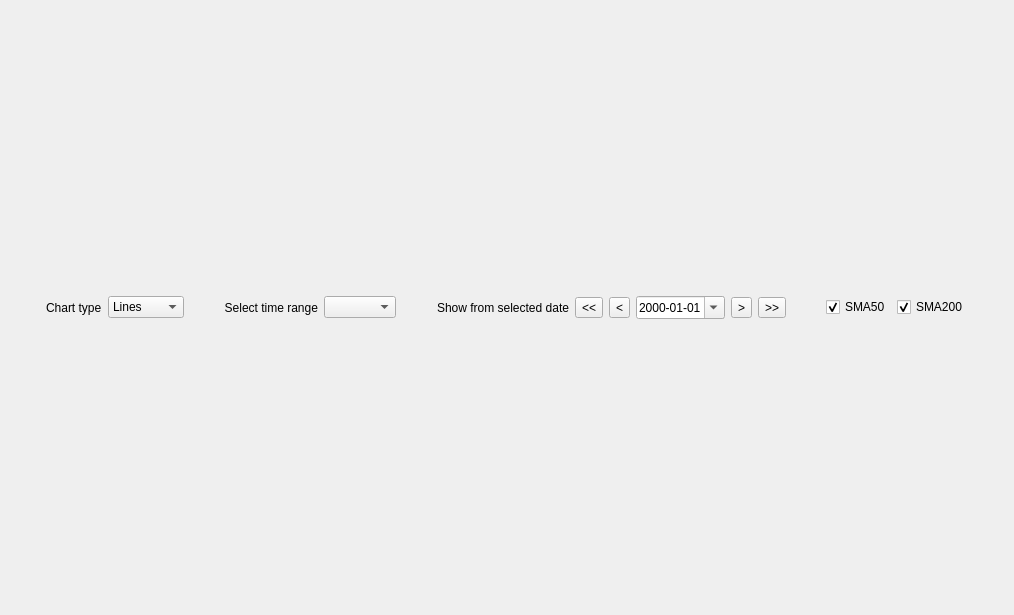
<?xml version="1.0" encoding="UTF-8"?>
<ui version="4.0">
 <class>wdgProductHistoricalChart</class>
 <widget class="QWidget" name="wdgProductHistoricalChart">
  <property name="geometry">
   <rect>
    <x>0</x>
    <y>0</y>
    <width>1014</width>
    <height>615</height>
   </rect>
  </property>
  <layout class="QVBoxLayout" name="verticalLayout">
   <item>
    <layout class="QHBoxLayout" name="horizontalLayout_3">
     <item>
      <spacer name="horizontalSpacer_2">
       <property name="orientation">
        <enum>Qt::Horizontal</enum>
       </property>
       <property name="sizeHint" stdset="0">
        <size>
         <width>40</width>
         <height>20</height>
        </size>
       </property>
      </spacer>
     </item>
     <item>
      <layout class="QHBoxLayout" name="horizontalLayout_2">
       <item>
        <widget class="QLabel" name="label_2">
         <property name="text">
          <string>Chart type</string>
         </property>
        </widget>
       </item>
       <item>
        <widget class="QComboBox" name="cmbChartType">
         <property name="currentIndex">
          <number>0</number>
         </property>
         <item>
          <property name="text">
           <string>Lines</string>
          </property>
         </item>
         <item>
          <property name="text">
           <string>Candles</string>
          </property>
         </item>
        </widget>
       </item>
      </layout>
     </item>
     <item>
      <spacer name="horizontalSpacer">
       <property name="orientation">
        <enum>Qt::Horizontal</enum>
       </property>
       <property name="sizeHint" stdset="0">
        <size>
         <width>40</width>
         <height>20</height>
        </size>
       </property>
      </spacer>
     </item>
     <item>
      <layout class="QHBoxLayout" name="horizontalLayout_4">
       <item>
        <widget class="QLabel" name="label_3">
         <property name="text">
          <string>Select time range</string>
         </property>
         <property name="alignment">
          <set>Qt::AlignRight|Qt::AlignTrailing|Qt::AlignVCenter</set>
         </property>
        </widget>
       </item>
       <item>
        <widget class="QComboBox" name="cmbOHCLDuration"/>
       </item>
      </layout>
     </item>
     <item>
      <spacer name="horizontalSpacer_3">
       <property name="orientation">
        <enum>Qt::Horizontal</enum>
       </property>
       <property name="sizeHint" stdset="0">
        <size>
         <width>40</width>
         <height>20</height>
        </size>
       </property>
      </spacer>
     </item>
     <item>
      <layout class="QHBoxLayout" name="horizontalLayout">
       <item>
        <widget class="QLabel" name="label">
         <property name="text">
          <string>Show from selected date</string>
         </property>
         <property name="alignment">
          <set>Qt::AlignRight|Qt::AlignTrailing|Qt::AlignVCenter</set>
         </property>
        </widget>
       </item>
       <item>
        <widget class="QToolButton" name="cmdFromLeftMax">
         <property name="text">
          <string>&lt;&lt;</string>
         </property>
        </widget>
       </item>
       <item>
        <widget class="QToolButton" name="cmdFromLeft">
         <property name="text">
          <string>&lt;</string>
         </property>
        </widget>
       </item>
       <item>
        <widget class="QDateEdit" name="dtFrom">
         <property name="alignment">
          <set>Qt::AlignRight|Qt::AlignTrailing|Qt::AlignVCenter</set>
         </property>
         <property name="displayFormat">
          <string>yyyy-MM-dd</string>
         </property>
         <property name="calendarPopup">
          <bool>true</bool>
         </property>
        </widget>
       </item>
       <item>
        <widget class="QToolButton" name="cmdFromRight">
         <property name="text">
          <string>&gt;</string>
         </property>
        </widget>
       </item>
       <item>
        <widget class="QToolButton" name="cmdFromRightMax">
         <property name="text">
          <string>&gt;&gt;</string>
         </property>
        </widget>
       </item>
      </layout>
     </item>
     <item>
      <spacer name="horizontalSpacer_5">
       <property name="orientation">
        <enum>Qt::Horizontal</enum>
       </property>
       <property name="sizeHint" stdset="0">
        <size>
         <width>40</width>
         <height>20</height>
        </size>
       </property>
      </spacer>
     </item>
     <item>
      <widget class="QCheckBox" name="chkSMA50">
       <property name="text">
        <string>SMA50</string>
       </property>
       <property name="checked">
        <bool>true</bool>
       </property>
      </widget>
     </item>
     <item>
      <widget class="QCheckBox" name="chkSMA200">
       <property name="text">
        <string>SMA200</string>
       </property>
       <property name="checked">
        <bool>true</bool>
       </property>
      </widget>
     </item>
     <item>
      <spacer name="horizontalSpacer_4">
       <property name="orientation">
        <enum>Qt::Horizontal</enum>
       </property>
       <property name="sizeHint" stdset="0">
        <size>
         <width>40</width>
         <height>20</height>
        </size>
       </property>
      </spacer>
     </item>
    </layout>
   </item>
  </layout>
  <action name="actionProductReport">
   <property name="icon">
    <iconset resource="../images/xulpymoney.qrc">
     <normaloff>:/xulpymoney/books.png</normaloff>:/xulpymoney/books.png</iconset>
   </property>
   <property name="text">
    <string>Product report</string>
   </property>
   <property name="toolTip">
    <string>Product report</string>
   </property>
  </action>
  <action name="actionSortTPCDiario">
   <property name="icon">
    <iconset>
     <normaloff>:/images/document-preview.png</normaloff>:/images/document-preview.png</iconset>
   </property>
   <property name="text">
    <string>% Daily</string>
   </property>
   <property name="toolTip">
    <string>% Daily</string>
   </property>
  </action>
  <action name="actionSortTPCAnual">
   <property name="icon">
    <iconset>
     <normaloff>:/images/document-preview.png</normaloff>:/images/document-preview.png</iconset>
   </property>
   <property name="text">
    <string>% Annual</string>
   </property>
   <property name="toolTip">
    <string>% Annual</string>
   </property>
  </action>
  <action name="actionSortName">
   <property name="icon">
    <iconset>
     <normaloff>:/images/document-preview.png</normaloff>:/images/document-preview.png</iconset>
   </property>
   <property name="text">
    <string>Name</string>
   </property>
   <property name="toolTip">
    <string>Name</string>
   </property>
  </action>
  <action name="actionSortDividend">
   <property name="icon">
    <iconset>
     <normaloff>:/images/document-preview.png</normaloff>:/images/document-preview.png</iconset>
   </property>
   <property name="text">
    <string>Dividend</string>
   </property>
   <property name="toolTip">
    <string>Dividend</string>
   </property>
  </action>
  <action name="actionSortHour">
   <property name="icon">
    <iconset>
     <normaloff>:/images/document-preview.png</normaloff>:/images/document-preview.png</iconset>
   </property>
   <property name="text">
    <string>Hour</string>
   </property>
   <property name="toolTip">
    <string>Hour</string>
   </property>
  </action>
  <action name="actionIbex35">
   <property name="icon">
    <iconset resource="../images/xulpymoney.qrc">
     <normaloff>:/countries/spain.gif</normaloff>:/countries/spain.gif</iconset>
   </property>
   <property name="text">
    <string>Ibex 35</string>
   </property>
  </action>
  <action name="actionProductNew">
   <property name="icon">
    <iconset resource="../images/xulpymoney.qrc">
     <normaloff>:/xulpymoney/add.png</normaloff>:/xulpymoney/add.png</iconset>
   </property>
   <property name="text">
    <string>New product</string>
   </property>
   <property name="toolTip">
    <string>New user product</string>
   </property>
  </action>
  <action name="actionProductDelete">
   <property name="icon">
    <iconset resource="../images/xulpymoney.qrc">
     <normaloff>:/xulpymoney/list-remove.png</normaloff>:/xulpymoney/list-remove.png</iconset>
   </property>
   <property name="text">
    <string>Delete product</string>
   </property>
   <property name="toolTip">
    <string>Delete user product</string>
   </property>
  </action>
  <action name="actionFavorites">
   <property name="icon">
    <iconset resource="../images/xulpymoney.qrc">
     <normaloff>:/xulpymoney/star.png</normaloff>:/xulpymoney/star.png</iconset>
   </property>
   <property name="text">
    <string>Add to favorites</string>
   </property>
   <property name="toolTip">
    <string>Add to favorites</string>
   </property>
  </action>
  <action name="actionMergeCodes">
   <property name="icon">
    <iconset>
     <normaloff>:/images/cakes.png</normaloff>:/images/cakes.png</iconset>
   </property>
   <property name="text">
    <string>Merge selected codes</string>
   </property>
   <property name="toolTip">
    <string>Merge selected codes</string>
   </property>
  </action>
  <action name="actionQuoteNew">
   <property name="icon">
    <iconset resource="../images/xulpymoney.qrc">
     <normaloff>:/xulpymoney/add.png</normaloff>:/xulpymoney/add.png</iconset>
   </property>
   <property name="text">
    <string>New price</string>
   </property>
   <property name="toolTip">
    <string>New price</string>
   </property>
  </action>
  <action name="actionEstimationDPSNew">
   <property name="icon">
    <iconset resource="../images/xulpymoney.qrc">
     <normaloff>:/xulpymoney/add.png</normaloff>:/xulpymoney/add.png</iconset>
   </property>
   <property name="text">
    <string>New DPS estimation</string>
   </property>
   <property name="toolTip">
    <string>New Dividend per share estimation</string>
   </property>
  </action>
  <action name="actionPurge">
   <property name="icon">
    <iconset resource="../images/xulpymoney.qrc">
     <normaloff>:/xulpymoney/tools-wizard.png</normaloff>:/xulpymoney/tools-wizard.png</iconset>
   </property>
   <property name="text">
    <string>Purge investment</string>
   </property>
   <property name="toolTip">
    <string>Deletes quotes innecesary. Leaves open, high, low and close quotes.</string>
   </property>
  </action>
  <action name="actionPurchaseGraphic">
   <property name="icon">
    <iconset resource="../images/xulpymoney.qrc">
     <normaloff>:/xulpymoney/report.png</normaloff>:/xulpymoney/report.png</iconset>
   </property>
   <property name="text">
    <string>Show purchase graphic</string>
   </property>
   <property name="toolTip">
    <string>Show purchase graphic</string>
   </property>
  </action>
  <action name="actionProductPriceLastRemove">
   <property name="icon">
    <iconset resource="../images/xulpymoney.qrc">
     <normaloff>:/xulpymoney/list-remove.png</normaloff>:/xulpymoney/list-remove.png</iconset>
   </property>
   <property name="text">
    <string>Remove last product price</string>
   </property>
   <property name="toolTip">
    <string>Remove last product price</string>
   </property>
  </action>
 </widget>
 <resources>
  <include location="../images/xulpymoney.qrc"/>
 </resources>
 <connections/>
</ui>
